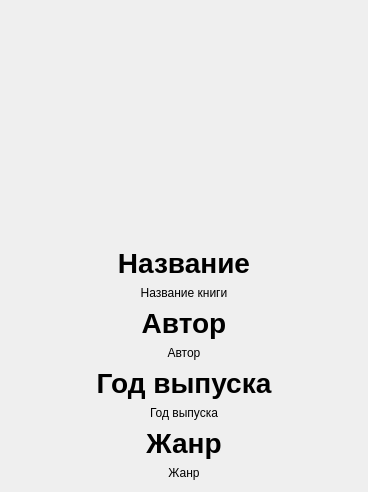
<?xml version="1.0" encoding="UTF-8"?>
<ui version="4.0">
 <class>Dialog</class>
 <widget class="QDialog" name="Dialog">
  <property name="geometry">
   <rect>
    <x>0</x>
    <y>0</y>
    <width>368</width>
    <height>492</height>
   </rect>
  </property>
  <property name="windowTitle">
   <string>Информация о книге</string>
  </property>
  <layout class="QVBoxLayout" name="verticalLayout_2">
   <item>
    <layout class="QVBoxLayout" name="verticalLayout">
     <item>
      <layout class="QHBoxLayout" name="horizontalLayout">
       <property name="topMargin">
        <number>30</number>
       </property>
       <item>
        <widget class="QLabel" name="lbl_for_image">
         <property name="minimumSize">
          <size>
           <width>200</width>
           <height>200</height>
          </size>
         </property>
         <property name="maximumSize">
          <size>
           <width>150</width>
           <height>16777215</height>
          </size>
         </property>
         <property name="layoutDirection">
          <enum>Qt::LeftToRight</enum>
         </property>
         <property name="text">
          <string/>
         </property>
         <property name="scaledContents">
          <bool>true</bool>
         </property>
         <property name="alignment">
          <set>Qt::AlignCenter</set>
         </property>
        </widget>
       </item>
      </layout>
     </item>
     <item>
      <widget class="QLabel" name="lbl_book_nameS">
       <property name="font">
        <font>
         <pointsize>21</pointsize>
         <bold>true</bold>
        </font>
       </property>
       <property name="text">
        <string>Название</string>
       </property>
       <property name="alignment">
        <set>Qt::AlignCenter</set>
       </property>
      </widget>
     </item>
     <item>
      <widget class="QLabel" name="lbl_book_name">
       <property name="text">
        <string>Название книги</string>
       </property>
       <property name="alignment">
        <set>Qt::AlignCenter</set>
       </property>
      </widget>
     </item>
     <item>
      <widget class="QLabel" name="lbl_book_authorS">
       <property name="font">
        <font>
         <pointsize>21</pointsize>
         <bold>true</bold>
        </font>
       </property>
       <property name="text">
        <string>Автор</string>
       </property>
       <property name="alignment">
        <set>Qt::AlignCenter</set>
       </property>
      </widget>
     </item>
     <item>
      <widget class="QLabel" name="lbl_book_author">
       <property name="text">
        <string>Автор</string>
       </property>
       <property name="alignment">
        <set>Qt::AlignCenter</set>
       </property>
      </widget>
     </item>
     <item>
      <widget class="QLabel" name="lbl_book_yearS">
       <property name="font">
        <font>
         <pointsize>21</pointsize>
         <bold>true</bold>
        </font>
       </property>
       <property name="text">
        <string>Год выпуска</string>
       </property>
       <property name="alignment">
        <set>Qt::AlignCenter</set>
       </property>
      </widget>
     </item>
     <item>
      <widget class="QLabel" name="lbl_book_year">
       <property name="text">
        <string>Год выпуска</string>
       </property>
       <property name="alignment">
        <set>Qt::AlignCenter</set>
       </property>
      </widget>
     </item>
     <item>
      <widget class="QLabel" name="lbl_book_genreS">
       <property name="font">
        <font>
         <pointsize>21</pointsize>
         <bold>true</bold>
        </font>
       </property>
       <property name="text">
        <string>Жанр</string>
       </property>
       <property name="alignment">
        <set>Qt::AlignCenter</set>
       </property>
      </widget>
     </item>
     <item>
      <widget class="QLabel" name="lbl_book_genre">
       <property name="text">
        <string>Жанр</string>
       </property>
       <property name="alignment">
        <set>Qt::AlignCenter</set>
       </property>
      </widget>
     </item>
    </layout>
   </item>
  </layout>
 </widget>
 <resources/>
 <connections/>
</ui>
